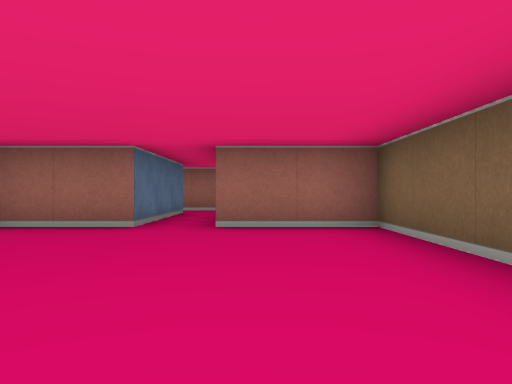
View 1 (above)

18 first-person views from a walk through a cub3D ray-caster map. The camera is about half as high as the walls, looks level and sees 70° across. The floor is counted in squares. Each view is taken from the middle of a square. On the plan, view 1 faces up. The plan holds only what a view shows up to about 9 squares ahead; the rest is blank.

View 2
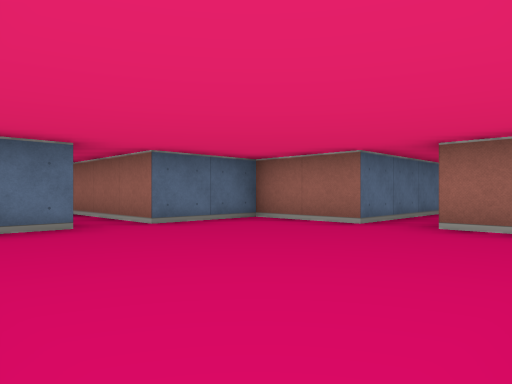

View 3
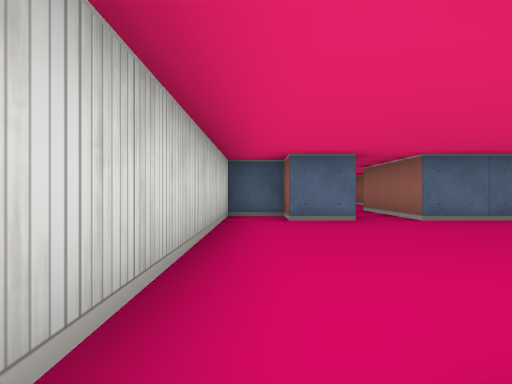

View 4
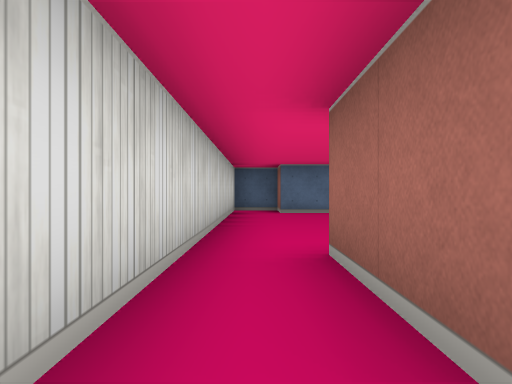

View 5
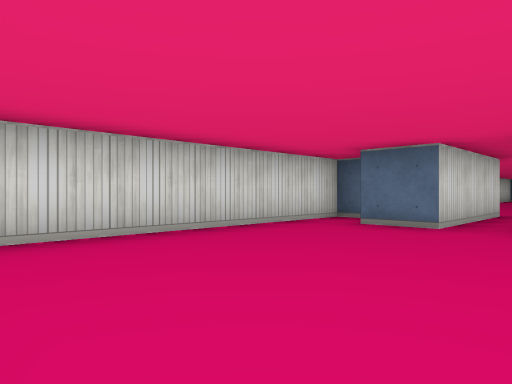

View 6
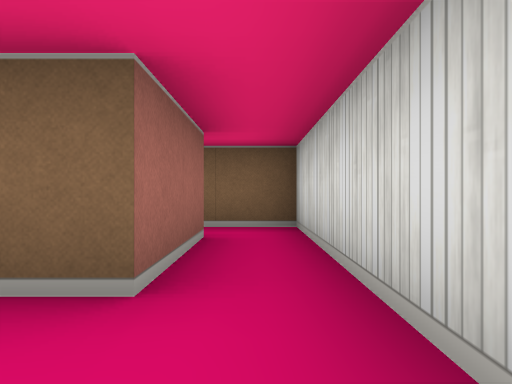

View 7
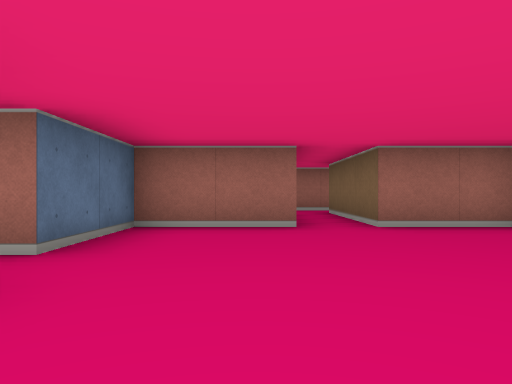

View 8
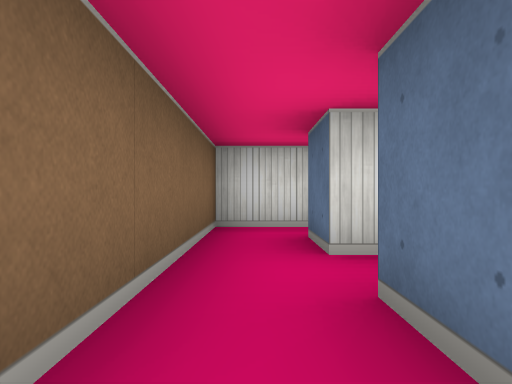

View 9
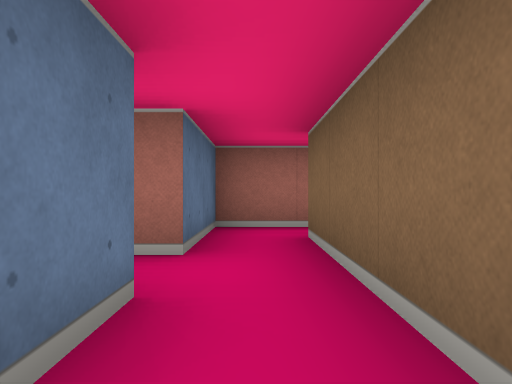

View 10
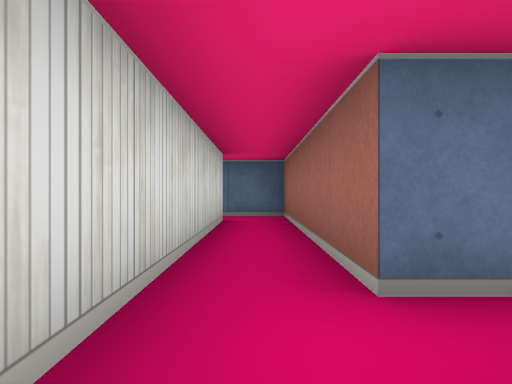

View 11
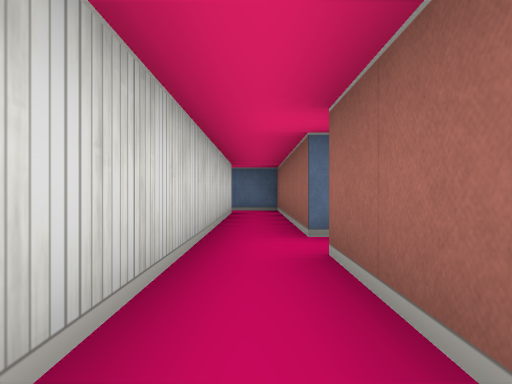

View 12
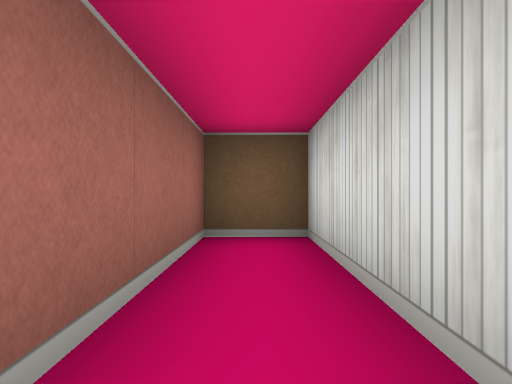

View 13
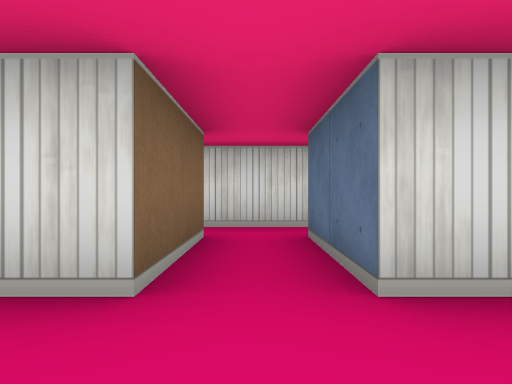

View 14
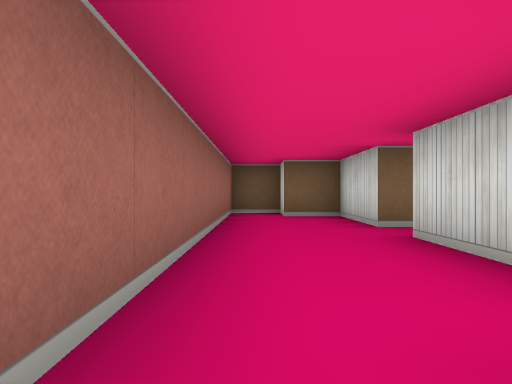

View 15
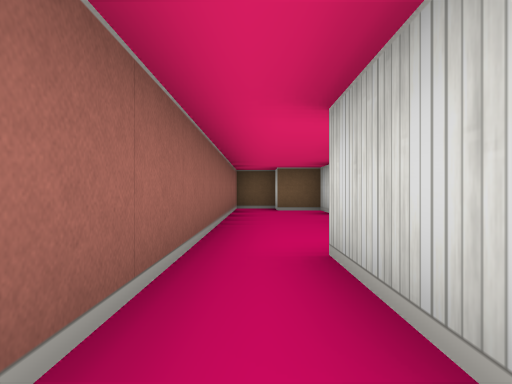

View 16
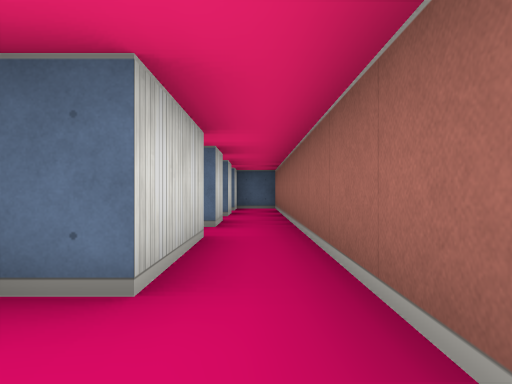

View 17
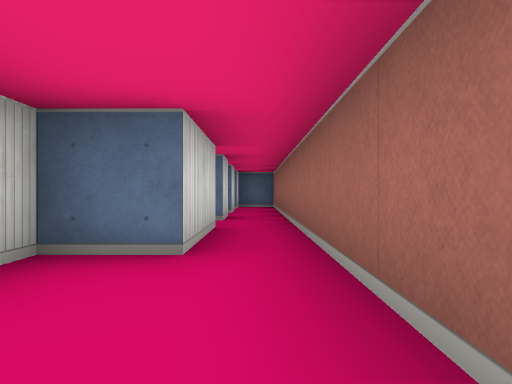

View 18
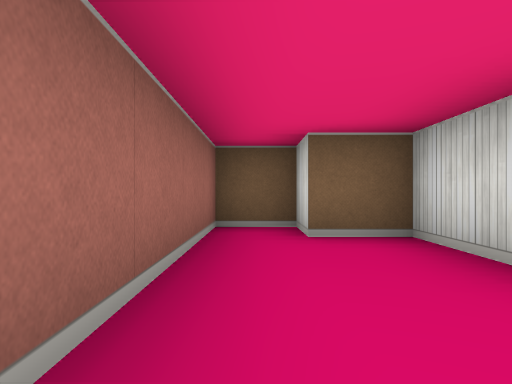

### Floor plan
Ten units are one square. View 1 is at (0, 0); x grows to the right and y downward. Boxes are objects, and circles mark ways between rooms. Rooms are numbered by the first view taken in them; rooms with no view inside come last. Other rooms are left out.
<svg viewBox="-75 -90 205 100">
<path fill="none" stroke="#000" d="M15 -5 15 -45 -5 -45 -5 -75M-15 -76 -15 -45 -35 -45 -35 -25 -65 -25M-6 -85 -18 -85M-65 -15 -35 -15 -35 -5 -45 -5 -45 5 15 5M35 -15 35 -5 15 -5M35 -35 35 -25M15 5 45 5 45 -35M85 -65 85 -45 35 -45 35 -35M45 -35 125 -35 125 -45 95 -45 95 -65M95 -65 115 -65 115 -75 125 -75 125 -85 34 -85M35 -75 55 -75 55 -65 85 -65M15 -75 25 -75M34 -85 -6 -85M-5 -75 5 -75"/>
<circle cx="25" cy="0" r="3" fill="#2a7"/>
<circle cx="-10" cy="-80" r="3" fill="#2a7"/>
<circle cx="40" cy="-30" r="3" fill="#2a7"/>
<circle cx="90" cy="-55" r="3" fill="#2a7"/>
<circle cx="40" cy="-80" r="3" fill="#2a7"/>
<text x="-10" y="-30">1</text>
<text x="40" y="-10">2</text>
<text x="80" y="-40">3</text>
<text x="80" y="-80">4</text>
<text x="20" y="-80">5</text>
</svg>
Room 1 opens to room 2. Room 1 opens to room 5. Room 2 opens to room 3. Room 3 opens to room 4. Room 4 opens to room 5.

Where each view was taken, in squares from view 1:
view 1: 0 up, 0 right, facing up
view 2: 0 up, 1 right, facing up-left
view 3: 0 up, 2 right, facing left
view 4: 0 up, 4 right, facing left
view 5: 3 up, 1 right, facing down-left
view 6: 0 up, 0 right, facing right
view 7: 0 up, 2 left, facing up
view 8: 4 up, 4 right, facing down
view 9: 0 up, 4 right, facing up
view 10: 4 up, 10 right, facing left
view 11: 4 up, 12 right, facing left
view 12: 4 up, 9 right, facing right
view 13: 8 up, 9 right, facing down
view 14: 8 up, 5 right, facing right
view 15: 8 up, 3 right, facing right
view 16: 8 up, 7 right, facing left
view 17: 8 up, 8 right, facing left
view 18: 8 up, 8 right, facing right
